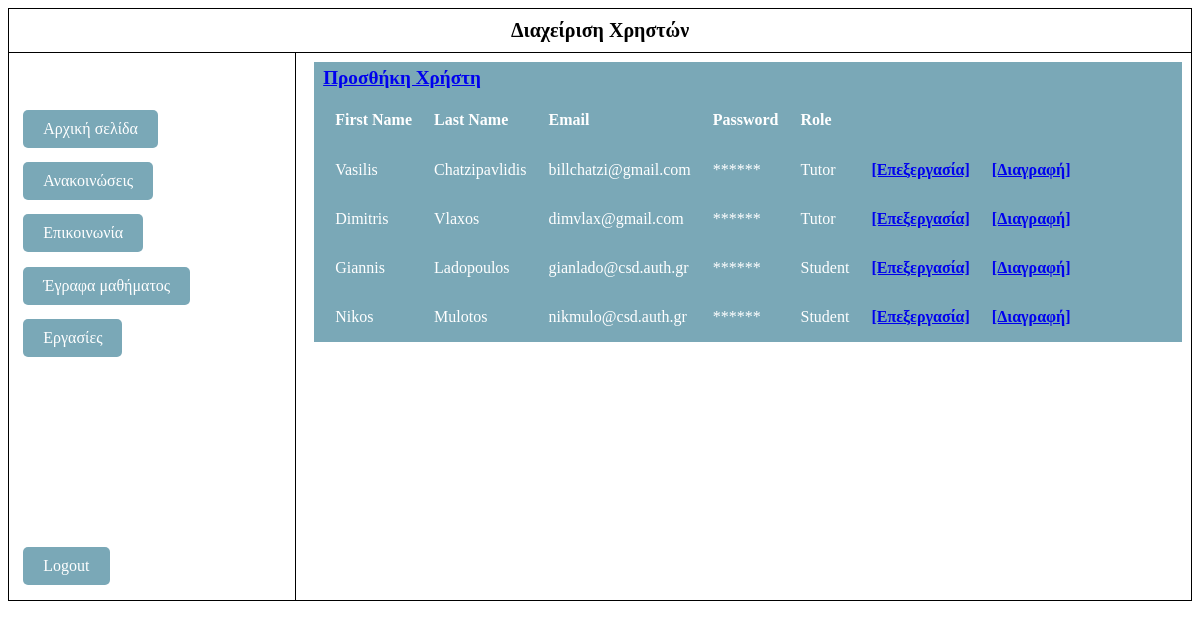
/users.php (signed in), run on the app's committed database.
### tables this page shows
CREATE TABLE `users` (
  `firstName` varchar(255) NOT NULL,
  `lastName` varchar(255) NOT NULL,
  `loginame` varchar(100) NOT NULL,
  `password` varchar(255) NOT NULL,
  `role` enum('Student','Tutor') NOT NULL
);

### functions.php (called while the page is built, shortened)
<?php
    function hidePwd($pwd)
    {
        $length = strlen($pwd);
        $encryptPwd = "";
        for($i = 0; $i < $length; $i++)
        {
            $encryptPwd .= '*';
        }
        return $encryptPwd;
    }
?>

### users.php (the view, shortened to what this page needs)
<?php
        include("functions.php");
?>
<!DOCTYPE html>
<html>
        <head>
        </head>
        <body>
        <header>
            <h1>Διαχείριση Χρηστών</h1>
        </header>
		<div class="content">
            <nav>
                <a class="button" href="index.php">Αρχική σελίδα</a>
                <a class="button" href="announcements.php">Ανακοινώσεις</a>
                <a class="button" href="communication.php">Επικοινωνία</a>
                <a class="button" href="documents.php">Έγραφα μαθήματος</a>
                <a class="button" href="homework.php">Εργασίες</a>
                      <br><br><br><br><br><br><br><br><br>
                      <a  class="button" href="logout.php">Logout</a>
            </nav>
            <main>
                <div class="user"  >
                <div class="user_body" >
                    <thead>
                    <?php
                        $query = "SELECT * FROM users";
                        echo '<table class="fl-table">
                        <tr>
                            <td> <b>First Name</font> </td>
                            <td> <b>Last Name</font> </td>
                            <td> <b>Email</font> </td>
                            <td> <b>Password</font> </td>
                            <td> <b>Role</font> </td>
                        </tr>';
                    ?>
                    </thead>
                    <?php
                        if ($result = $conn->query($query))
                        {
                            while ($row = $result->fetch_assoc())
                            {
                                $firstName = $row["firstName"];
                                $lastName = $row["lastName"];
                                $loginame = $row["loginame"];
                                $password = $row["password"];
                                $role = $row["role"];
                                $password = hidePwd($password);
                                echo "<tr>
                                    <td>$firstName</td>
                                    <td>$lastName</td>
                                    <td>$loginame</td>
                                    <td>$password</td>
                                    <td>$role</td>
                                    <td> <a href='./editUser.php?loginame=$row[loginame]'><b>[Επεξεργασία] </a>
                                    <td> <a href='./deleteUser.php?loginame=$row[loginame]'><b>[Διαγραφή] </a>
                                </tr>";
                            }
                        }
                ?>
            </div>
            <div style="text-align:center;float:left;">
                <a  style="font-size: larger;" href='./addUser.php' > <b>Προσθήκη Χρήστη</a>
            </div>
            </main>
        </div>
    </body>
</html>

### users.php (style rules this page uses)
nav { display: table-cell; width:20%; text-align:left; border-left: 1px solid; border-bottom: 1px solid; }
main { padding-left: 10px; line-height: 1.7; display: table-cell; width:60%; text-align:left; border-right: 1px solid; border-left: 1px solid; border-bottom: 1px solid; }
.content { display: table; Width: 100%; height: 100%; }
.button { padding: 10px 20px; margin: 5%; text-align: center; text-decoration: none; color: #ffffff; background-color: #7aa8b7; transition: 0.3s; display: block; width: fit-content; border-radius: 5px; }
header { text-align:center; border: 1px solid; text-align:center; justify-content: center; display:block; border-bottom: 1px solid; }
header h1 { font-size: 20px; padding: 10px 24px; margin:0; }
.user { margin: 1%; flex: 1 1; flex-wrap: nowrap; background-color: #7aa8b7; color: white; }
.user_body { margin: 1%; background-color: #7aa8b7; }
.fl-table td { padding: 10px; }

### data on the page
users: firstName "Vasilis", lastName "Chatzipavlidis", loginame "billchatzi@gmail.com", password "******", role "Tutor"
users: firstName "Dimitris", lastName "Vlaxos", loginame "dimvlax@gmail.com", password "******", role "Tutor"
users: firstName "Giannis", lastName "Ladopoulos", loginame "gianlado@csd.auth.gr", password "******", role "Student"
users: firstName "Nikos", lastName "Mulotos", loginame "nikmulo@csd.auth.gr", password "******", role "Student"
